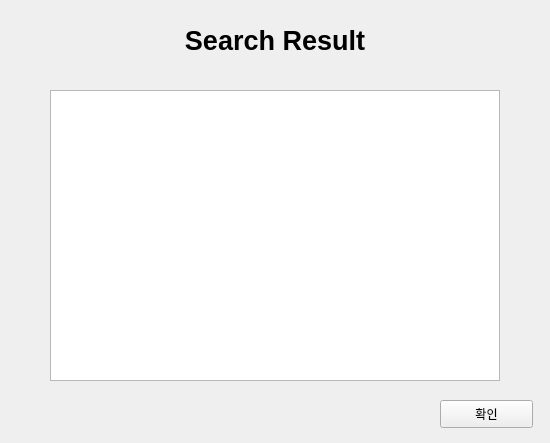
<?xml version="1.0" encoding="UTF-8"?>
<ui version="4.0">
 <class>offerer_searchResult</class>
 <widget class="QWidget" name="offerer_searchResult">
  <property name="geometry">
   <rect>
    <x>0</x>
    <y>0</y>
    <width>550</width>
    <height>443</height>
   </rect>
  </property>
  <property name="windowTitle">
   <string>Form</string>
  </property>
  <widget class="QLabel" name="label">
   <property name="geometry">
    <rect>
     <x>125</x>
     <y>0</y>
     <width>300</width>
     <height>80</height>
    </rect>
   </property>
   <property name="font">
    <font>
     <pointsize>20</pointsize>
     <weight>75</weight>
     <bold>true</bold>
    </font>
   </property>
   <property name="text">
    <string>Search Result</string>
   </property>
   <property name="alignment">
    <set>Qt::AlignCenter</set>
   </property>
  </widget>
  <widget class="QPushButton" name="pushButton">
   <property name="geometry">
    <rect>
     <x>440</x>
     <y>400</y>
     <width>93</width>
     <height>28</height>
    </rect>
   </property>
   <property name="text">
    <string>확인</string>
   </property>
  </widget>
  <widget class="QTableWidget" name="tableWidget">
   <property name="geometry">
    <rect>
     <x>50</x>
     <y>90</y>
     <width>450</width>
     <height>291</height>
    </rect>
   </property>
  </widget>
 </widget>
 <resources/>
 <connections/>
</ui>
